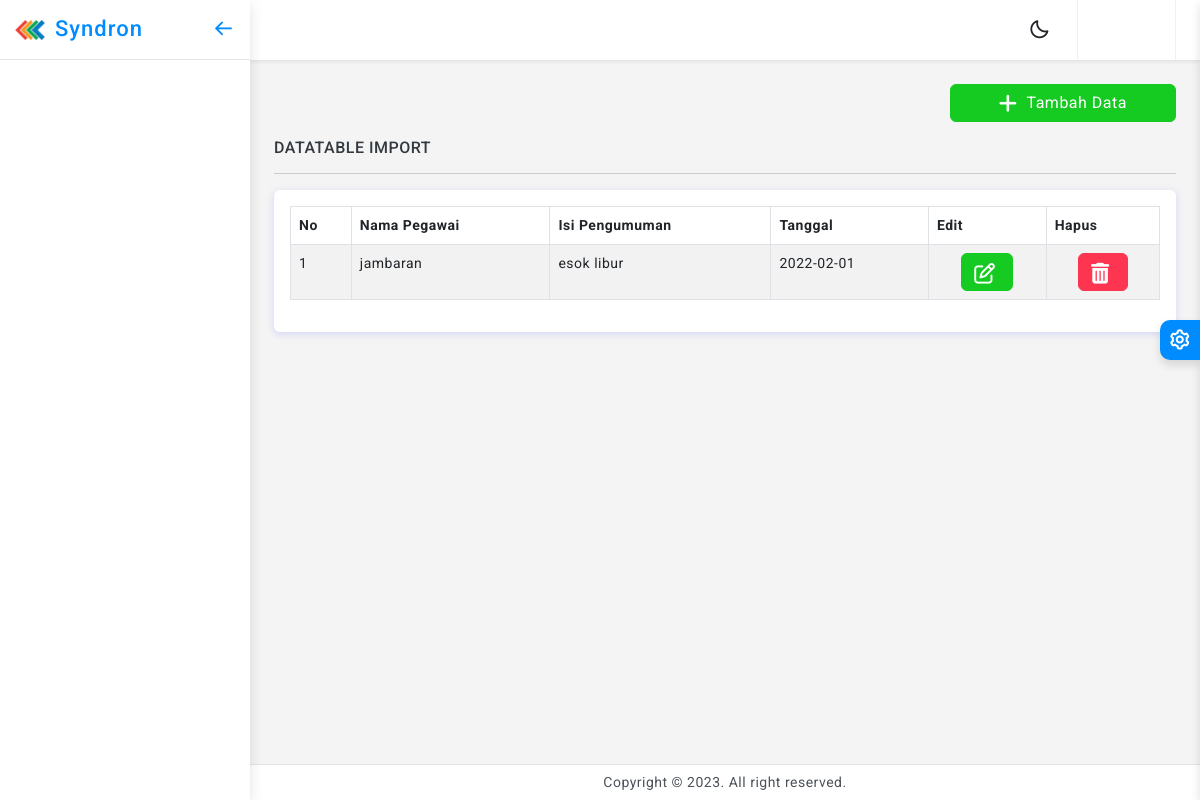
Page /index.php/notifikasi on the earlier database version.
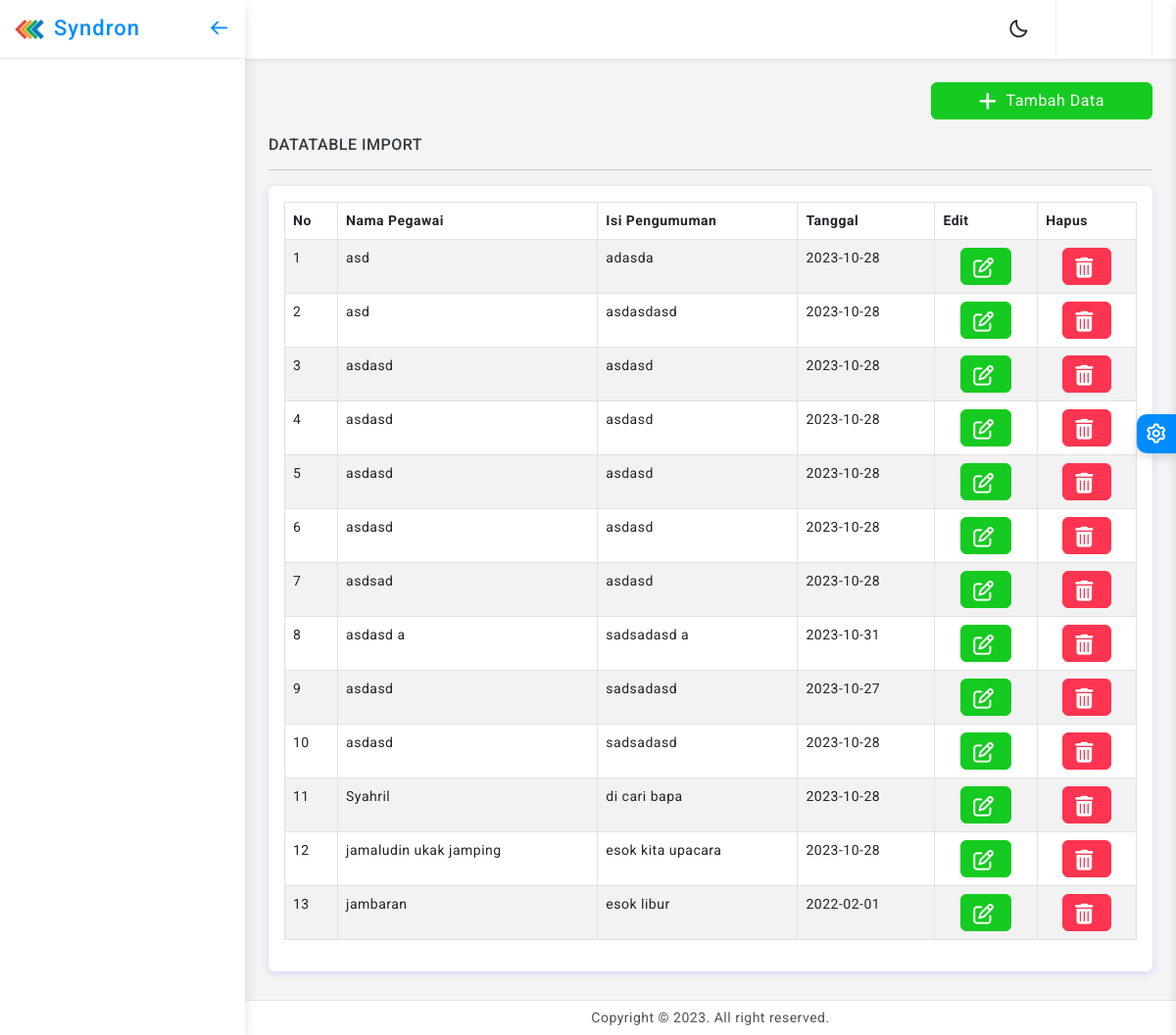
Same page on the later database version.
### tables this page shows
CREATE TABLE `pengumumantugas` (
  `ID_Pengumuman` int(11) NOT NULL,
  `Isi_Pengumuman` text DEFAULT NULL,
  `Tanggal` date DEFAULT NULL,
  `Pegawai_Tujuan` varchar(255) DEFAULT NULL
);

### application/controllers/Notifikasi.php (called while the page is built, shortened)
<?php
class Notifikasi extends CI_Controller
{
    public function index()
    {
        $this->data['idbo'] = $this->session->userdata('ses_id');
        $this->load->model('Pengumuman_Model');
        $data = $this->Pengumuman_Model->get_pengumuman_list();
        $this->data['title_web'] = 'Data Pengumuman';
        $this->load->view('template/header_view', $this->data);
        $this->load->view('template/sidebar_view', $this->data);
        $this->load->view('notifikasi/listPengumuman', ['data' => $data]);
        $this->load->view('template/footer_view', $this->data);
    }
}

### index.php (called while the page is built, shortened)
<?php
require_once BASEPATH.'core/CodeIgniter.php';

### application/models/Pengumuman_Model.php (called while the page is built, shortened)
<?php
class Pengumuman_Model extends CI_Model{
    public function get_pengumuman_list(){
        $this->db->order_by('ID_Pengumuman', 'DESC');
        return $this->db->get('pengumumantugas')->result();
    }
}

### application/views/notifikasi/listPengumuman.php (the view, shortened to what this page needs)
<div class="page-wrapper">
    <div class="page-content">
        <div class="page-breadcrumb d-none d-sm-flex align-items-center mb-3">
            <div class="ms-auto">
                <div class="btn-group">
                    <a href="<?php echo base_url("Notifikasi/create"); ?>" class="btn btn-success px-5">
                        <i class='fa fa-plus mr-1'></i> Tambah Data
                    </a>
                </div>
            </div>
        </div>
        <h6 class="mb-0 text-uppercase">DataTable Import</h6>
        <hr />
        <div class="card">
            <div class="card-body">
                <div class="table-responsive">
                    <table id="example2" class="table table-striped table-bordered">
                        <thead>
                            <tr>
                                <th>No</th>
                                <th>Nama Pegawai</th>
                                <th>Isi Pengumuman</th>
                                <th>Tanggal</th>
                                <th>Edit</th>
                                <th>Hapus</th>
                            </tr>
                        </thead>
                        <tbody>
                            <?php $no = 1;
                            foreach ($data as $isi): ?>
                                <tr>
                                    <td>
                                        <?= $no; ?>
                                    </td>
                                    <td>
                                        <?= $isi->Pegawai_Tujuan; ?>
                                    </td>
                                    <td>
                                        <?= $isi->Isi_Pengumuman; ?>
                                    </td>
                                    <td>
                                        <?= $isi->Tanggal; ?>
                                    </td>
                                    <td>
                                        <center>
                                            <a href="<?= base_url('notifikasi/edit/' . $isi->ID_Pengumuman); ?>"><button
                                                    class="btn btn-success"><i class="fa fa-edit"></i></button></a>
                                        </center>
                                    </td>
                                    <td>
                                        <center>
                                            <a href="<?= base_url('notifikasi/delete/' . $isi->ID_Pengumuman); ?>"
                                                onclick="return confirm('Anda yakin Anggota akan dihapus ?');">
                                                <button class="btn btn-danger"><i class="fa fa-trash"></i></button></a>
                                        </center>
                                    </td>
                                </tr>
                                <?php $no++; endforeach; ?>
                        </tbody>
                    </table>
                </div>
            </div>
        </div>
    </div>
</div>

Differences in the rows shown:
added pengumumantugas: Pegawai_Tujuan "asd", Isi_Pengumuman "adasda", Tanggal "2023-10-28"
added pengumumantugas: Pegawai_Tujuan "asd", Isi_Pengumuman "asdasdasd", Tanggal "2023-10-28"
added pengumumantugas: Pegawai_Tujuan "asdasd", Isi_Pengumuman "asdasd", Tanggal "2023-10-28"
added pengumumantugas: Pegawai_Tujuan "asdasd", Isi_Pengumuman "asdasd", Tanggal "2023-10-28"
added pengumumantugas: Pegawai_Tujuan "asdasd", Isi_Pengumuman "asdasd", Tanggal "2023-10-28"
added pengumumantugas: Pegawai_Tujuan "asdasd", Isi_Pengumuman "asdasd", Tanggal "2023-10-28"
added pengumumantugas: Pegawai_Tujuan "asdsad", Isi_Pengumuman "asdasd", Tanggal "2023-10-28"
added pengumumantugas: Pegawai_Tujuan "asdasd a", Isi_Pengumuman "sadsadasd a", Tanggal "2023-10-31"
added pengumumantugas: Pegawai_Tujuan "asdasd", Isi_Pengumuman "sadsadasd", Tanggal "2023-10-27"
added pengumumantugas: Pegawai_Tujuan "asdasd", Isi_Pengumuman "sadsadasd", Tanggal "2023-10-28"
added pengumumantugas: Pegawai_Tujuan "Syahril", Isi_Pengumuman "di cari bapa", Tanggal "2023-10-28"
added pengumumantugas: Pegawai_Tujuan "jamaludin ukak jamping", Isi_Pengumuman "esok kita upacara", Tanggal "2023-10-28"
